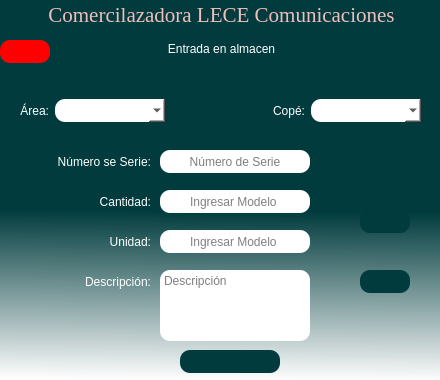
<?xml version="1.0" encoding="UTF-8"?>
<ui version="4.0">
 <class>Registro_de_ONT</class>
 <widget class="QDialog" name="Registro_de_ONT">
  <property name="geometry">
   <rect>
    <x>0</x>
    <y>0</y>
    <width>440</width>
    <height>380</height>
   </rect>
  </property>
  <property name="windowTitle">
   <string>Registro en almacen</string>
  </property>
  <property name="windowIcon">
   <iconset>
    <normaloff>../assets/icons/Almacen.ico</normaloff>../assets/icons/Almacen.ico</iconset>
  </property>
  <property name="layoutDirection">
   <enum>Qt::LeftToRight</enum>
  </property>
  <property name="styleSheet">
   <string notr="true">QDialog#Registro_de_ONT{
background-color: qlineargradient(spread:pad, x1:0.488444, y1:0.392, x2:0.483241, y2:1, stop:0.266917 rgba(1, 59, 61, 255), stop:1 rgba(255, 255, 255, 244));}
</string>
  </property>
  <widget class="QPushButton" name="btn_codebar">
   <property name="geometry">
    <rect>
     <x>360</x>
     <y>150</y>
     <width>50</width>
     <height>23</height>
    </rect>
   </property>
   <property name="minimumSize">
    <size>
     <width>50</width>
     <height>23</height>
    </size>
   </property>
   <property name="maximumSize">
    <size>
     <width>50</width>
     <height>23</height>
    </size>
   </property>
   <property name="cursor">
    <cursorShape>PointingHandCursor</cursorShape>
   </property>
   <property name="mouseTracking">
    <bool>false</bool>
   </property>
   <property name="toolTip">
    <string>&lt;html&gt;&lt;head/&gt;&lt;body&gt;&lt;p align=&quot;center&quot;&gt;Leer etiqueta&lt;/p&gt;&lt;/body&gt;&lt;/html&gt;</string>
   </property>
   <property name="styleSheet">
    <string notr="true">background-color: rgb(1, 59, 61);
color: rgb(255, 255, 255);
border-radius: 10px;</string>
   </property>
   <property name="text">
    <string/>
   </property>
   <property name="icon">
    <iconset>
     <normaloff>../assets/icons/camara.svg</normaloff>../assets/icons/camara.svg</iconset>
   </property>
   <property name="checkable">
    <bool>false</bool>
   </property>
   <property name="autoRepeat">
    <bool>false</bool>
   </property>
   <property name="autoExclusive">
    <bool>false</bool>
   </property>
  </widget>
  <widget class="QPushButton" name="btn_guardar">
   <property name="geometry">
    <rect>
     <x>180</x>
     <y>350</y>
     <width>100</width>
     <height>23</height>
    </rect>
   </property>
   <property name="minimumSize">
    <size>
     <width>100</width>
     <height>23</height>
    </size>
   </property>
   <property name="maximumSize">
    <size>
     <width>100</width>
     <height>23</height>
    </size>
   </property>
   <property name="cursor">
    <cursorShape>PointingHandCursor</cursorShape>
   </property>
   <property name="toolTip">
    <string>&lt;html&gt;&lt;head/&gt;&lt;body&gt;&lt;p align=&quot;center&quot;&gt;Guardar&lt;/p&gt;&lt;/body&gt;&lt;/html&gt;</string>
   </property>
   <property name="styleSheet">
    <string notr="true">background-color: rgb(1, 59, 61);
color: rgb(255, 255, 255);
border-radius: 10px;</string>
   </property>
   <property name="text">
    <string/>
   </property>
   <property name="icon">
    <iconset>
     <normaloff>../assets/icons/Guardar.svg</normaloff>../assets/icons/Guardar.svg</iconset>
   </property>
  </widget>
  <widget class="QLabel" name="label">
   <property name="geometry">
    <rect>
     <x>21</x>
     <y>150</y>
     <width>130</width>
     <height>23</height>
    </rect>
   </property>
   <property name="minimumSize">
    <size>
     <width>130</width>
     <height>23</height>
    </size>
   </property>
   <property name="maximumSize">
    <size>
     <width>130</width>
     <height>23</height>
    </size>
   </property>
   <property name="styleSheet">
    <string notr="true">color: rgb(255, 255, 255);
font: 12pt &quot;MS Shell Dlg 2&quot;;</string>
   </property>
   <property name="text">
    <string>Número se Serie:</string>
   </property>
   <property name="alignment">
    <set>Qt::AlignRight|Qt::AlignTrailing|Qt::AlignVCenter</set>
   </property>
  </widget>
  <widget class="QLabel" name="label_3">
   <property name="geometry">
    <rect>
     <x>21</x>
     <y>190</y>
     <width>130</width>
     <height>23</height>
    </rect>
   </property>
   <property name="minimumSize">
    <size>
     <width>130</width>
     <height>23</height>
    </size>
   </property>
   <property name="maximumSize">
    <size>
     <width>130</width>
     <height>23</height>
    </size>
   </property>
   <property name="styleSheet">
    <string notr="true">color: rgb(255, 255, 255);
font: 12pt &quot;MS Shell Dlg 2&quot;;</string>
   </property>
   <property name="text">
    <string>Cantidad:</string>
   </property>
   <property name="alignment">
    <set>Qt::AlignRight|Qt::AlignTrailing|Qt::AlignVCenter</set>
   </property>
  </widget>
  <widget class="QLabel" name="label_6">
   <property name="geometry">
    <rect>
     <x>21</x>
     <y>230</y>
     <width>130</width>
     <height>23</height>
    </rect>
   </property>
   <property name="minimumSize">
    <size>
     <width>130</width>
     <height>23</height>
    </size>
   </property>
   <property name="maximumSize">
    <size>
     <width>130</width>
     <height>23</height>
    </size>
   </property>
   <property name="styleSheet">
    <string notr="true">color: rgb(255, 255, 255);
font: 12pt &quot;MS Shell Dlg 2&quot;;</string>
   </property>
   <property name="text">
    <string>Unidad:</string>
   </property>
   <property name="alignment">
    <set>Qt::AlignRight|Qt::AlignTrailing|Qt::AlignVCenter</set>
   </property>
  </widget>
  <widget class="QLabel" name="label_7">
   <property name="geometry">
    <rect>
     <x>21</x>
     <y>270</y>
     <width>130</width>
     <height>23</height>
    </rect>
   </property>
   <property name="minimumSize">
    <size>
     <width>130</width>
     <height>23</height>
    </size>
   </property>
   <property name="maximumSize">
    <size>
     <width>130</width>
     <height>23</height>
    </size>
   </property>
   <property name="styleSheet">
    <string notr="true">color: rgb(255, 255, 255);
font: 12pt &quot;MS Shell Dlg 2&quot;;</string>
   </property>
   <property name="text">
    <string>Descripción:</string>
   </property>
   <property name="alignment">
    <set>Qt::AlignRight|Qt::AlignTrailing|Qt::AlignVCenter</set>
   </property>
  </widget>
  <widget class="QLineEdit" name="ln_ns">
   <property name="geometry">
    <rect>
     <x>160</x>
     <y>150</y>
     <width>150</width>
     <height>23</height>
    </rect>
   </property>
   <property name="minimumSize">
    <size>
     <width>150</width>
     <height>23</height>
    </size>
   </property>
   <property name="maximumSize">
    <size>
     <width>150</width>
     <height>23</height>
    </size>
   </property>
   <property name="styleSheet">
    <string notr="true">font: 12pt &quot;MS Shell Dlg 2&quot;;
background-color: rgb(255, 255, 255);
color: rgb(0, 0, 0);
border-radius: 10px;</string>
   </property>
   <property name="alignment">
    <set>Qt::AlignCenter</set>
   </property>
   <property name="placeholderText">
    <string>Número de Serie</string>
   </property>
   <property name="cursorMoveStyle">
    <enum>Qt::VisualMoveStyle</enum>
   </property>
  </widget>
  <widget class="QLineEdit" name="ln_modelo">
   <property name="geometry">
    <rect>
     <x>160</x>
     <y>190</y>
     <width>150</width>
     <height>23</height>
    </rect>
   </property>
   <property name="minimumSize">
    <size>
     <width>150</width>
     <height>23</height>
    </size>
   </property>
   <property name="maximumSize">
    <size>
     <width>150</width>
     <height>23</height>
    </size>
   </property>
   <property name="styleSheet">
    <string notr="true">font: 12pt &quot;MS Shell Dlg 2&quot;;
background-color: rgb(255, 255, 255);
color: rgb(0, 0, 0);
border-radius: 10px;</string>
   </property>
   <property name="alignment">
    <set>Qt::AlignCenter</set>
   </property>
   <property name="placeholderText">
    <string>Ingresar Modelo </string>
   </property>
  </widget>
  <widget class="QPushButton" name="btn_codebar_3">
   <property name="geometry">
    <rect>
     <x>360</x>
     <y>210</y>
     <width>50</width>
     <height>23</height>
    </rect>
   </property>
   <property name="minimumSize">
    <size>
     <width>50</width>
     <height>23</height>
    </size>
   </property>
   <property name="maximumSize">
    <size>
     <width>50</width>
     <height>23</height>
    </size>
   </property>
   <property name="cursor">
    <cursorShape>PointingHandCursor</cursorShape>
   </property>
   <property name="mouseTracking">
    <bool>false</bool>
   </property>
   <property name="toolTip">
    <string>&lt;html&gt;&lt;head/&gt;&lt;body&gt;&lt;p align=&quot;center&quot;&gt;importar etiqueta&lt;/p&gt;&lt;/body&gt;&lt;/html&gt;</string>
   </property>
   <property name="styleSheet">
    <string notr="true">background-color: rgb(1, 59, 61);
color: rgb(255, 255, 255);
border-radius: 10px;</string>
   </property>
   <property name="text">
    <string/>
   </property>
   <property name="icon">
    <iconset>
     <normaloff>../assets/icons/foto.svg</normaloff>../assets/icons/foto.svg</iconset>
   </property>
   <property name="checkable">
    <bool>false</bool>
   </property>
   <property name="autoRepeat">
    <bool>false</bool>
   </property>
   <property name="autoExclusive">
    <bool>false</bool>
   </property>
  </widget>
  <widget class="QWidget" name="layoutWidget">
   <property name="geometry">
    <rect>
     <x>20</x>
     <y>90</y>
     <width>401</width>
     <height>41</height>
    </rect>
   </property>
   <layout class="QHBoxLayout" name="horizontalLayout_3">
    <item>
     <layout class="QHBoxLayout" name="horizontalLayout_2">
      <item>
       <widget class="QLabel" name="label_4">
        <property name="maximumSize">
         <size>
          <width>52</width>
          <height>23</height>
         </size>
        </property>
        <property name="styleSheet">
         <string notr="true">color: rgb(255, 255, 255);
font: 12pt &quot;MS Shell Dlg 2&quot;;</string>
        </property>
        <property name="text">
         <string>Área:</string>
        </property>
        <property name="alignment">
         <set>Qt::AlignRight|Qt::AlignTrailing|Qt::AlignVCenter</set>
        </property>
       </widget>
      </item>
      <item>
       <widget class="QComboBox" name="str_area">
        <property name="minimumSize">
         <size>
          <width>110</width>
          <height>23</height>
         </size>
        </property>
        <property name="maximumSize">
         <size>
          <width>110</width>
          <height>23</height>
         </size>
        </property>
        <property name="cursor">
         <cursorShape>PointingHandCursor</cursorShape>
        </property>
        <property name="toolTip">
         <string>&lt;html&gt;&lt;head/&gt;&lt;body&gt;&lt;p align=&quot;center&quot;&gt;Seleccionar Área&lt;/p&gt;&lt;/body&gt;&lt;/html&gt;</string>
        </property>
        <property name="styleSheet">
         <string notr="true">font: 12pt &quot;MS Shell Dlg 2&quot;;
background-color: rgb(255, 255, 255);
color: rgb(0, 0, 0);
border-radius: 10px;</string>
        </property>
        <property name="currentText">
         <string/>
        </property>
       </widget>
      </item>
     </layout>
    </item>
    <item>
     <spacer name="horizontalSpacer">
      <property name="orientation">
       <enum>Qt::Horizontal</enum>
      </property>
      <property name="sizeHint" stdset="0">
       <size>
        <width>40</width>
        <height>20</height>
       </size>
      </property>
     </spacer>
    </item>
    <item>
     <layout class="QHBoxLayout" name="horizontalLayout">
      <item>
       <widget class="QLabel" name="label_5">
        <property name="maximumSize">
         <size>
          <width>130</width>
          <height>23</height>
         </size>
        </property>
        <property name="styleSheet">
         <string notr="true">color: rgb(255, 255, 255);
font: 12pt &quot;MS Shell Dlg 2&quot;;</string>
        </property>
        <property name="text">
         <string>Copé:</string>
        </property>
        <property name="alignment">
         <set>Qt::AlignRight|Qt::AlignTrailing|Qt::AlignVCenter</set>
        </property>
       </widget>
      </item>
      <item>
       <widget class="QComboBox" name="str_cope">
        <property name="minimumSize">
         <size>
          <width>110</width>
          <height>23</height>
         </size>
        </property>
        <property name="maximumSize">
         <size>
          <width>110</width>
          <height>23</height>
         </size>
        </property>
        <property name="cursor">
         <cursorShape>PointingHandCursor</cursorShape>
        </property>
        <property name="toolTip">
         <string>&lt;html&gt;&lt;head/&gt;&lt;body&gt;&lt;p align=&quot;center&quot;&gt;Seleccionar Copé&lt;/p&gt;&lt;/body&gt;&lt;/html&gt;</string>
        </property>
        <property name="styleSheet">
         <string notr="true">font: 12pt &quot;MS Shell Dlg 2&quot;;
background-color: rgb(255, 255, 255);
color: rgb(0, 0, 0);
border-radius: 10px;</string>
        </property>
       </widget>
      </item>
     </layout>
    </item>
   </layout>
  </widget>
  <widget class="QPushButton" name="btn_regresar">
   <property name="enabled">
    <bool>true</bool>
   </property>
   <property name="geometry">
    <rect>
     <x>0</x>
     <y>40</y>
     <width>50</width>
     <height>23</height>
    </rect>
   </property>
   <property name="minimumSize">
    <size>
     <width>50</width>
     <height>23</height>
    </size>
   </property>
   <property name="maximumSize">
    <size>
     <width>50</width>
     <height>23</height>
    </size>
   </property>
   <property name="cursor">
    <cursorShape>PointingHandCursor</cursorShape>
   </property>
   <property name="toolTip">
    <string>&lt;html&gt;&lt;head/&gt;&lt;body&gt;&lt;p align=&quot;center&quot;&gt;Regresar&lt;/p&gt;&lt;/body&gt;&lt;/html&gt;</string>
   </property>
   <property name="styleSheet">
    <string notr="true">font: 12pt &quot;MS Shell Dlg 2&quot;;
background-color: rgb(255, 0, 0);
color:rgb(255, 255, 255);
border-radius: 10px;</string>
   </property>
   <property name="text">
    <string/>
   </property>
   <property name="icon">
    <iconset>
     <normaloff>../assets/icons/atras bc.svg</normaloff>../assets/icons/atras bc.svg</iconset>
   </property>
  </widget>
  <widget class="QWidget" name="layoutWidget">
   <property name="geometry">
    <rect>
     <x>1</x>
     <y>1</y>
     <width>441</width>
     <height>61</height>
    </rect>
   </property>
   <layout class="QVBoxLayout" name="verticalLayout">
    <item>
     <widget class="QLabel" name="Titulo">
      <property name="font">
       <font>
        <family>Times New Roman</family>
        <pointsize>16</pointsize>
        <weight>50</weight>
        <italic>false</italic>
        <bold>false</bold>
       </font>
      </property>
      <property name="cursor">
       <cursorShape>ArrowCursor</cursorShape>
      </property>
      <property name="toolTip">
       <string>&lt;html&gt;&lt;head/&gt;&lt;body&gt;&lt;p align=&quot;center&quot;&gt;&lt;br/&gt;&lt;/p&gt;&lt;/body&gt;&lt;/html&gt;</string>
      </property>
      <property name="whatsThis">
       <string>&lt;html&gt;&lt;head/&gt;&lt;body&gt;&lt;p align=&quot;center&quot;&gt;Comercilazadora LECE Comunicaciones&lt;/p&gt;&lt;/body&gt;&lt;/html&gt;</string>
      </property>
      <property name="layoutDirection">
       <enum>Qt::LeftToRight</enum>
      </property>
      <property name="autoFillBackground">
       <bool>false</bool>
      </property>
      <property name="styleSheet">
       <string notr="true">font: 16pt &quot;Times New Roman&quot;;
color:rgba(239, 191, 188, 255);
</string>
      </property>
      <property name="frameShadow">
       <enum>QFrame::Plain</enum>
      </property>
      <property name="midLineWidth">
       <number>0</number>
      </property>
      <property name="text">
       <string>Comercilazadora LECE Comunicaciones</string>
      </property>
      <property name="alignment">
       <set>Qt::AlignCenter</set>
      </property>
     </widget>
    </item>
    <item>
     <widget class="QLabel" name="label_2">
      <property name="styleSheet">
       <string notr="true">font: 75 12pt &quot;MS Shell Dlg 2&quot; rgb(255, 255, 255);
color: rgb(255, 255, 255);
</string>
      </property>
      <property name="text">
       <string>Entrada en almacen</string>
      </property>
      <property name="scaledContents">
       <bool>false</bool>
      </property>
      <property name="alignment">
       <set>Qt::AlignCenter</set>
      </property>
     </widget>
    </item>
   </layout>
  </widget>
  <widget class="QLineEdit" name="ln_modelo_2">
   <property name="geometry">
    <rect>
     <x>160</x>
     <y>230</y>
     <width>150</width>
     <height>23</height>
    </rect>
   </property>
   <property name="minimumSize">
    <size>
     <width>150</width>
     <height>23</height>
    </size>
   </property>
   <property name="maximumSize">
    <size>
     <width>150</width>
     <height>23</height>
    </size>
   </property>
   <property name="styleSheet">
    <string notr="true">font: 12pt &quot;MS Shell Dlg 2&quot;;
background-color: rgb(255, 255, 255);
color: rgb(0, 0, 0);
border-radius: 10px;</string>
   </property>
   <property name="alignment">
    <set>Qt::AlignCenter</set>
   </property>
   <property name="placeholderText">
    <string>Ingresar Modelo </string>
   </property>
  </widget>
  <widget class="QPushButton" name="btn_etiqueta">
   <property name="geometry">
    <rect>
     <x>360</x>
     <y>270</y>
     <width>50</width>
     <height>23</height>
    </rect>
   </property>
   <property name="minimumSize">
    <size>
     <width>50</width>
     <height>23</height>
    </size>
   </property>
   <property name="maximumSize">
    <size>
     <width>50</width>
     <height>23</height>
    </size>
   </property>
   <property name="cursor">
    <cursorShape>PointingHandCursor</cursorShape>
   </property>
   <property name="mouseTracking">
    <bool>false</bool>
   </property>
   <property name="toolTip">
    <string>&lt;html&gt;&lt;head/&gt;&lt;body&gt;&lt;p align=&quot;center&quot;&gt;Escanear etiqueta&lt;/p&gt;&lt;/body&gt;&lt;/html&gt;</string>
   </property>
   <property name="styleSheet">
    <string notr="true">background-color: rgb(1, 59, 61);
color: rgb(255, 255, 255);
border-radius: 10px;</string>
   </property>
   <property name="text">
    <string/>
   </property>
   <property name="icon">
    <iconset>
     <normaloff>../assets/icons/codebar,.svg</normaloff>../assets/icons/codebar,.svg</iconset>
   </property>
   <property name="checkable">
    <bool>false</bool>
   </property>
   <property name="autoRepeat">
    <bool>false</bool>
   </property>
   <property name="autoExclusive">
    <bool>false</bool>
   </property>
  </widget>
  <widget class="QTextEdit" name="texedit_descripcon">
   <property name="geometry">
    <rect>
     <x>160</x>
     <y>270</y>
     <width>150</width>
     <height>71</height>
    </rect>
   </property>
   <property name="layoutDirection">
    <enum>Qt::LeftToRight</enum>
   </property>
   <property name="styleSheet">
    <string notr="true">font: 12pt &quot;MS Shell Dlg 2&quot;;
background-color: rgb(255, 255, 255);
color: rgb(0, 0, 0);
border-radius: 10px;</string>
   </property>
   <property name="placeholderText">
    <string>Descripción</string>
   </property>
  </widget>
 </widget>
 <resources/>
 <connections/>
</ui>
